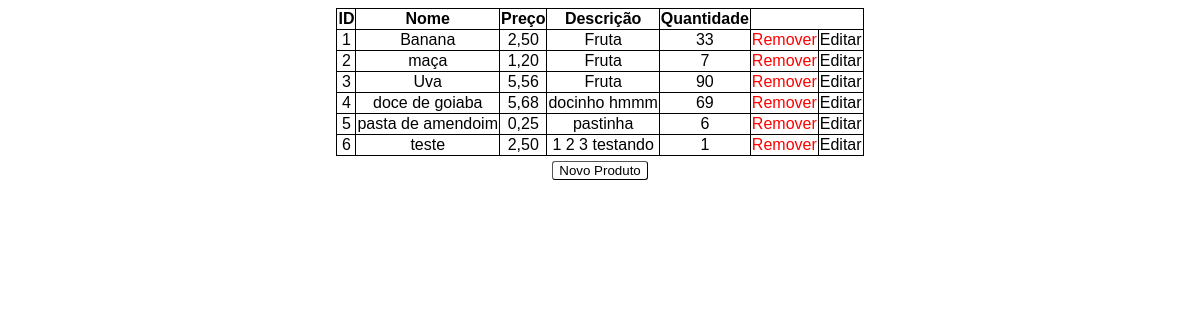
/, run on an earlier commit of the app's database.
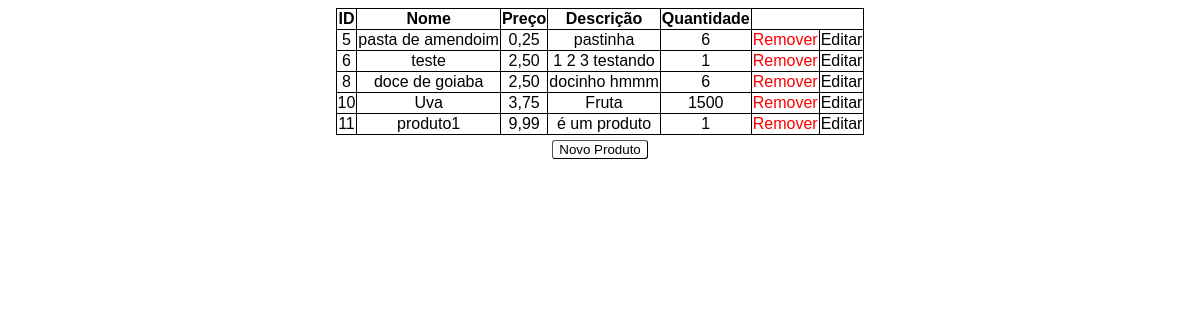
And on a later commit of the database.
### estoque/models.py (models this page shows, shortened)
class Produto(models.Model):
    nome = models.CharField(max_length=50, verbose_name="Nome")
    preco = models.DecimalField(max_digits=20, decimal_places=2, verbose_name="Preço")
    descricao = models.CharField(max_length=200, verbose_name="Descrição")
    quantidade = models.IntegerField(verbose_name="Quantidade")

### estoque/views.py (the view)
# urls.py: path('', views.listar,name='index.html'),
def listar(request):
    template_name = "estoque/index.html"
    produtos = Produto.objects.all()
    context = {'produtos': produtos}
    return render(request, template_name, context)

### estoque/templates/estoque/index.html
{% extends 'base.html' %}
{% block content %}
    <div class="container">
        <table border="1">
            <thead>
                <tr>
                    <th scope="col">ID</th>
                    <th scope="col">Nome</th>
                    <th scope="col">Preço</th>
                    <th scope="col">Descrição</th>
                    <th scope="col">Quantidade</th>
                </tr>
            </thead>
            <tbody>
                {% for produto in produtos %}
                <tr>
                    <td>{{produto.pk}}</td>
                    <td>{{produto.nome}}</td>
                    <td>{{produto.preco}}</td>
                    <td>{{produto.descricao}}</td>
                    <td>{{produto.quantidade}}</td>
                    <td><a href="{% url 'excluir' pk=produto.pk %}" id="del">Remover</a></td>
                    <td><a href="{% url 'editar' pk=produto.pk %}" id="edt">Editar</a></td>
                </tr>
                {% endfor %}
            </tbody>
        </table>
    </div>
    <div class="container" id="teste">
        <a href="{% url 'cadastrar_produto.html' %}"><button type="button" class="botao">Novo Produto</button></a>
    </div>
{% endblock %}

### templates/base.html (shortened to what this page needs)
{% load static %}
<!DOCTYPE html>
<html lang="en">
<head>
    <link rel="stylesheet" href="{% static 'css/style.css' %}">
</head>
<body>
    {% block content %}
    {% endblock %}
</body>
</html>

### estoque/static/css/style.css (style rules this page uses)
body { font-family: Arial, Helvetica, sans-serif; }
td { text-align: center; }
table { border-collapse: collapse; border: 1px solid black; }
a { text-decoration: none; }
#del { color: red; }
#edt { color: black; }
.botao { margin-top: 5px; border-radius: 3px; border-width: 1px; background-color: white; justify-content: center; }
.container { display: flex; justify-content:center; }

What changed in the data, as far as the page shows it:
removed Produto: pk "1", nome "Banana", preco "2,50", descricao "Fruta", quantidade "33"
removed Produto: pk "2", nome "maça", preco "1,20", descricao "Fruta", quantidade "7"
removed Produto: pk "3", nome "Uva", preco "5,56", descricao "Fruta", quantidade "90"
removed Produto: pk "4", nome "doce de goiaba", preco "5,68", descricao "docinho hmmm", quantidade "69"
added Produto: pk "8", nome "doce de goiaba", preco "2,50", descricao "docinho hmmm", quantidade "6"
added Produto: pk "10", nome "Uva", preco "3,75", descricao "Fruta", quantidade "1500"
added Produto: pk "11", nome "produto1", preco "9,99", descricao "é um produto", quantidade "1"
